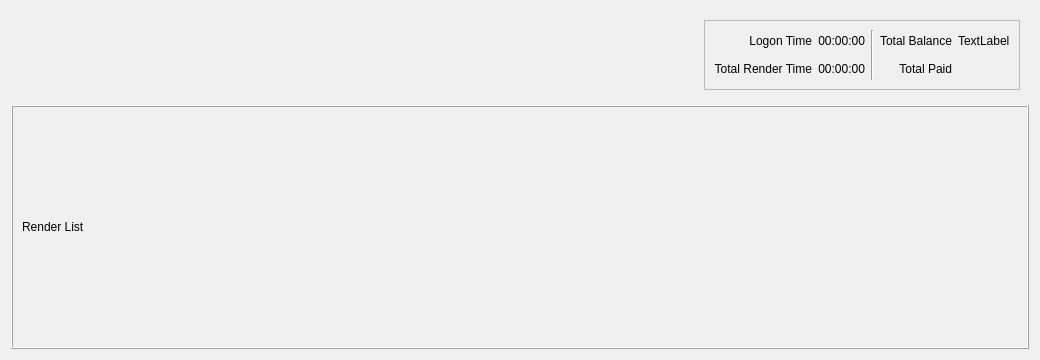
<?xml version="1.0" encoding="UTF-8"?>
<ui version="4.0">
 <class>Form</class>
 <widget class="QWidget" name="Form">
  <property name="geometry">
   <rect>
    <x>0</x>
    <y>0</y>
    <width>1040</width>
    <height>360</height>
   </rect>
  </property>
  <property name="windowTitle">
   <string>Form</string>
  </property>
  <layout class="QGridLayout" name="gridLayout_2">
   <item row="0" column="0">
    <widget class="QFrame" name="frame_info">
     <property name="frameShape">
      <enum>QFrame::NoFrame</enum>
     </property>
     <property name="frameShadow">
      <enum>QFrame::Plain</enum>
     </property>
     <layout class="QHBoxLayout" name="horizontalLayout">
      <item>
       <widget class="QLabel" name="logo">
        <property name="sizePolicy">
         <sizepolicy hsizetype="Fixed" vsizetype="Fixed">
          <horstretch>0</horstretch>
          <verstretch>0</verstretch>
         </sizepolicy>
        </property>
        <property name="minimumSize">
         <size>
          <width>120</width>
          <height>70</height>
         </size>
        </property>
        <property name="text">
         <string/>
        </property>
       </widget>
      </item>
      <item>
       <spacer name="horizontalSpacer">
        <property name="orientation">
         <enum>Qt::Horizontal</enum>
        </property>
        <property name="sizeHint" stdset="0">
         <size>
          <width>552</width>
          <height>20</height>
         </size>
        </property>
       </spacer>
      </item>
      <item>
       <widget class="QFrame" name="frame_info_2">
        <property name="frameShape">
         <enum>QFrame::StyledPanel</enum>
        </property>
        <property name="frameShadow">
         <enum>QFrame::Raised</enum>
        </property>
        <layout class="QGridLayout" name="gridLayout">
         <item row="1" column="1">
          <widget class="QLabel" name="label_total_render_time">
           <property name="layoutDirection">
            <enum>Qt::LeftToRight</enum>
           </property>
           <property name="text">
            <string>00:00:00</string>
           </property>
           <property name="alignment">
            <set>Qt::AlignRight|Qt::AlignTrailing|Qt::AlignVCenter</set>
           </property>
          </widget>
         </item>
         <item row="0" column="0">
          <widget class="QLabel" name="label_logonTime">
           <property name="text">
            <string>Logon Time</string>
           </property>
           <property name="alignment">
            <set>Qt::AlignRight|Qt::AlignTrailing|Qt::AlignVCenter</set>
           </property>
          </widget>
         </item>
         <item row="1" column="0">
          <widget class="QLabel" name="label_renderTime">
           <property name="text">
            <string>Total Render Time</string>
           </property>
           <property name="alignment">
            <set>Qt::AlignRight|Qt::AlignTrailing|Qt::AlignVCenter</set>
           </property>
          </widget>
         </item>
         <item row="0" column="1">
          <widget class="QLabel" name="label_logon_time">
           <property name="layoutDirection">
            <enum>Qt::LeftToRight</enum>
           </property>
           <property name="text">
            <string>00:00:00</string>
           </property>
           <property name="alignment">
            <set>Qt::AlignRight|Qt::AlignTrailing|Qt::AlignVCenter</set>
           </property>
          </widget>
         </item>
         <item row="1" column="3">
          <widget class="QLabel" name="label_totalPayed">
           <property name="text">
            <string>Total Paid</string>
           </property>
           <property name="alignment">
            <set>Qt::AlignRight|Qt::AlignTrailing|Qt::AlignVCenter</set>
           </property>
          </widget>
         </item>
         <item row="0" column="3">
          <widget class="QLabel" name="label_balance">
           <property name="text">
            <string>Total Balance</string>
           </property>
           <property name="alignment">
            <set>Qt::AlignRight|Qt::AlignTrailing|Qt::AlignVCenter</set>
           </property>
          </widget>
         </item>
         <item row="0" column="2" rowspan="2">
          <widget class="Line" name="line">
           <property name="orientation">
            <enum>Qt::Vertical</enum>
           </property>
          </widget>
         </item>
         <item row="0" column="4">
          <widget class="QLabel" name="label_myMoney">
           <property name="text">
            <string>TextLabel</string>
           </property>
          </widget>
         </item>
         <item row="1" column="4">
          <widget class="QLabel" name="label_total_payed">
           <property name="layoutDirection">
            <enum>Qt::LeftToRight</enum>
           </property>
           <property name="alignment">
            <set>Qt::AlignRight|Qt::AlignTrailing|Qt::AlignVCenter</set>
           </property>
          </widget>
         </item>
        </layout>
        <zorder>label_renderTime</zorder>
        <zorder>label_logon_time</zorder>
        <zorder>label_logonTime</zorder>
        <zorder>label_total_render_time</zorder>
        <zorder>line</zorder>
        <zorder>label_balance</zorder>
        <zorder>label_totalPayed</zorder>
        <zorder>label_myMoney</zorder>
        <zorder>label_total_payed</zorder>
       </widget>
      </item>
     </layout>
    </widget>
   </item>
   <item row="1" column="0">
    <widget class="QFrame" name="frame">
     <property name="sizePolicy">
      <sizepolicy hsizetype="Expanding" vsizetype="Expanding">
       <horstretch>0</horstretch>
       <verstretch>0</verstretch>
      </sizepolicy>
     </property>
     <property name="frameShape">
      <enum>QFrame::Box</enum>
     </property>
     <property name="frameShadow">
      <enum>QFrame::Raised</enum>
     </property>
     <layout class="QVBoxLayout" name="renderListLayout">
      <item>
       <widget class="QLabel" name="label_Panel">
        <property name="text">
         <string>Render List</string>
        </property>
       </widget>
      </item>
     </layout>
    </widget>
   </item>
  </layout>
 </widget>
 <resources/>
 <connections/>
</ui>
